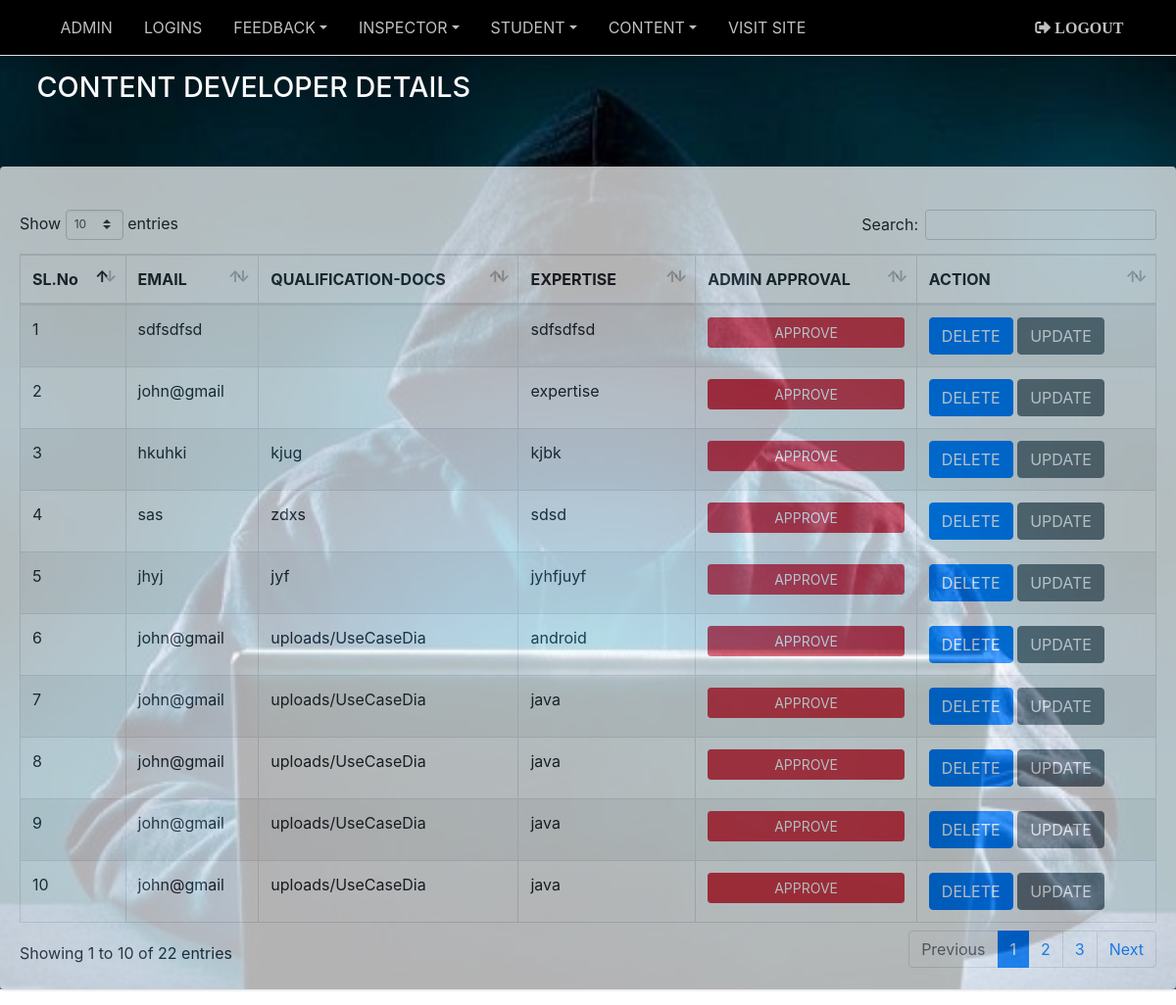
Screenshot of /ADMIN/develop_details.php with the database file from the repository.
### tables this page shows
CREATE TABLE `content_developer` (
  `developer_id` int(11) NOT NULL,
  `login_id` int(11) NOT NULL,
  `name` varchar(24) NOT NULL,
  `email` varchar(18) NOT NULL,
  `quali_doc` varchar(18) NOT NULL,
  `expertise` varchar(18) NOT NULL,
  `admin_aproved` tinyint(1) NOT NULL
);

### site files/classes/admin.php (called while the page is built, shortened)
<?php
class admin  {
    public $connection;
      function __construct($connection) {
        $this->connection = $connection;
      }
    public function condev_details()
		{
			$result=mysqli_query($this->connection,"SELECT * FROM `content_developer` order by developer_id");
			return $result;
		}
}

### ADMIN/develop_details.php (the view, shortened to what this page needs)
<?php include_once('../site files/classes/admin.php');
include "connect.php";
  $condev_details=new admin($connection);
  $reg=$condev_details->condev_details();
?>
<?php include 'includes/header.php'?>
                      <h1 class="m-0 text-light"> CONTENT DEVELOPER DETAILS</h1>
                    </div>
                </div>
              </div>
          </div>
            <div class="card">
                <form method="post" enctype="multipart/form-data" >
                  <div class="card-body">
                      <div class="table-responsive-sm">
                          <table id="example1" class="table table-bordered table-striped">
                            <thead>
                              <tr>
                                <th>SL.No</th>
                                <th>EMAIL</th>
                                <th>QUALIFICATION-DOCS</th>
                                <th>EXPERTISE</th>
                                <th>ADMIN APPROVAL</th>
                                <th>ACTION</th>
                              </tr>
                            </thead>
                            <tbody>
                              <?php $count=0;
                                while($row_data=mysqli_fetch_assoc($reg))
                                { $count++; ?>
                              <tr>
                                  <td><?php echo $count; ?></td>
                                  <td><?php echo $row_data['email']; ?></td>
                                  <td><?php echo $row_data['quali_doc']; ?></td>
                                  <td><?php echo $row_data['expertise']; ?></td>
                                  <td align="center"><?php if($row_data['admin_aproved']==0) { ?><a class="btn btn-block btn-danger btn-sm" href="admin_approve.php?pst_id=<?php echo $row_data['developer_id']; ?>">APPROVE</a><?php } else { ?><a class="btn btn-block btn-success">APPROVED</button> <?php } ?></td>
                                  <div class="btn-group">
                                      <td><a href="delete2.php?l_id=<?php echo $row_data['developer_id'];?>"  onclick="return confirm('do you want to delete');"><button      type="button"class="btn btn-primary">DELETE</button></a>
                                      	<a href="edit.php?d_id=<?php echo $row_data['developer_id'];?>"><button      type="button"class="btn btn-secondary">UPDATE</button></a>
                                      </td>
                              </tr>
                              <?php } ?>
                            </tbody>
                          </table>
                    </div>
                  </div>
                </form>
                </div>
    <?php include'includes/footer.php' ?>

### ADMIN/includes/header.php (style rules this page uses)
.card { opacity: 0.7; }

### rows the page displays
content_developer: email "sdfsdfsd", expertise "sdfsdfsd"
content_developer: email "john@gmail", expertise "expertise"
content_developer: email "hkuhki", quali_doc "kjug", expertise "kjbk"
content_developer: email "sas", quali_doc "zdxs", expertise "sdsd"
content_developer: email "jhyj", quali_doc "jyf", expertise "jyhfjuyf"
content_developer: email "john@gmail", quali_doc "uploads/UseCaseDia", expertise "android"
content_developer: email "john@gmail", quali_doc "uploads/UseCaseDia", expertise "java"
content_developer: email "john@gmail", quali_doc "uploads/UseCaseDia", expertise "java"
content_developer: email "john@gmail", quali_doc "uploads/UseCaseDia", expertise "java"
content_developer: email "john@gmail", quali_doc "uploads/UseCaseDia", expertise "java"
